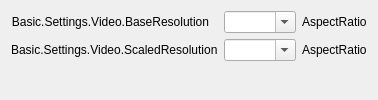
               <widget class="QWidget" name="tab_3">
                <attribute name="title">
                 <string>Vertical</string>
                </attribute>
                <layout class="QFormLayout" name="formLayout_15">
                 <item row="0" column="0">
                  <widget class="QLabel" name="label_81">
                   <property name="minimumSize">
                    <size>
                     <width>170</width>
                     <height>0</height>
                    </size>
                   </property>
                   <property name="text">
                    <string>Basic.Settings.Video.BaseResolution</string>
                   </property>
                   <property name="alignment">
                    <set>Qt::AlignRight|Qt::AlignTrailing|Qt::AlignVCenter</set>
                   </property>
                   <property name="buddy">
                    <cstring>baseResolution_2</cstring>
                   </property>
                  </widget>
                 </item>
                 <item row="0" column="1">
                  <layout class="QHBoxLayout" name="horizontalLayout_30">
                   <property name="spacing">
                    <number>6</number>
                   </property>
                   <item>
                    <widget class="QComboBox" name="baseResolution_2">
                     <property name="sizePolicy">
                      <sizepolicy hsizetype="Expanding" vsizetype="Fixed">
                       <horstretch>0</horstretch>
                       <verstretch>0</verstretch>
                      </sizepolicy>
                     </property>
                     <property name="editable">
                      <bool>true</bool>
                     </property>
                     <property name="currentText">
                      <string notr="true"/>
                     </property>
                     <property name="duplicatesEnabled">
                      <bool>false</bool>
                     </property>
                     <property name="frame">
                      <bool>true</bool>
                     </property>
                    </widget>
                   </item>
                   <item>
                    <widget class="QLabel" name="baseAspect_2">
                     <property name="text">
                      <string>AspectRatio</string>
                     </property>
                    </widget>
                   </item>
                  </layout>
                 </item>
                 <item row="1" column="0">
                  <widget class="QLabel" name="outputResLabel_2">
                   <property name="text">
                    <string>Basic.Settings.Video.ScaledResolution</string>
                   </property>
                   <property name="buddy">
                    <cstring>outputResolution_2</cstring>
                   </property>
                  </widget>
                 </item>
                 <item row="1" column="1">
                  <layout class="QHBoxLayout" name="outputResLayout_2">
                   <property name="spacing">
                    <number>6</number>
                   </property>
                   <item>
                    <widget class="QComboBox" name="outputResolution_2">
                     <property name="sizePolicy">
                      <sizepolicy hsizetype="Expanding" vsizetype="Fixed">
                       <horstretch>0</horstretch>
                       <verstretch>0</verstretch>
                      </sizepolicy>
                     </property>
                     <property name="editable">
                      <bool>true</bool>
                     </property>
                     <property name="currentText">
                      <string notr="true"/>
                     </property>
                    </widget>
                   </item>
                   <item>
                    <widget class="QLabel" name="scaledAspect_2">
                     <property name="text">
                      <string>AspectRatio</string>
                     </property>
                    </widget>
                   </item>
                  </layout>
                 </item>
                </layout>
               </widget>
